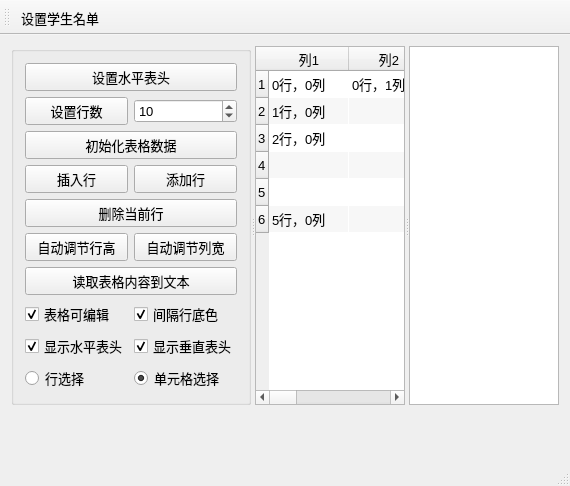
<?xml version="1.0" encoding="UTF-8"?>
<ui version="4.0">
 <class>MainWindow</class>
 <widget class="QMainWindow" name="MainWindow">
  <property name="geometry">
   <rect>
    <x>0</x>
    <y>0</y>
    <width>570</width>
    <height>486</height>
   </rect>
  </property>
  <property name="font">
   <font>
    <pointsize>10</pointsize>
   </font>
  </property>
  <property name="windowTitle">
   <string>QTableWidget的使用</string>
  </property>
  <widget class="QWidget" name="centralWidget">
   <layout class="QVBoxLayout" name="verticalLayout">
    <item>
     <widget class="QSplitter" name="splitterMain">
      <widget class="QGroupBox" name="groupBox">
       <property name="maximumSize">
        <size>
         <width>300</width>
         <height>16777215</height>
        </size>
       </property>
       <property name="title">
        <string/>
       </property>
       <layout class="QGridLayout" name="gridLayout">
        <item row="3" column="1">
         <widget class="QPushButton" name="btnAppendRow">
          <property name="text">
           <string>添加行</string>
          </property>
         </widget>
        </item>
        <item row="6" column="0" colspan="2">
         <widget class="QPushButton" name="btnReadToEdit">
          <property name="minimumSize">
           <size>
            <width>0</width>
            <height>25</height>
           </size>
          </property>
          <property name="text">
           <string>读取表格内容到文本</string>
          </property>
         </widget>
        </item>
        <item row="9" column="1">
         <widget class="QRadioButton" name="rBtnSelectItem">
          <property name="text">
           <string>单元格选择</string>
          </property>
          <property name="checked">
           <bool>true</bool>
          </property>
         </widget>
        </item>
        <item row="4" column="0" colspan="2">
         <widget class="QPushButton" name="btnDelCurRow">
          <property name="text">
           <string>删除当前行</string>
          </property>
         </widget>
        </item>
        <item row="3" column="0">
         <widget class="QPushButton" name="btnInsertRow">
          <property name="text">
           <string>插入行</string>
          </property>
         </widget>
        </item>
        <item row="5" column="0">
         <widget class="QPushButton" name="btnAutoHeght">
          <property name="text">
           <string>自动调节行高</string>
          </property>
         </widget>
        </item>
        <item row="7" column="1">
         <widget class="QCheckBox" name="chkBoxRowColor">
          <property name="text">
           <string>间隔行底色</string>
          </property>
          <property name="checked">
           <bool>true</bool>
          </property>
         </widget>
        </item>
        <item row="0" column="0" colspan="2">
         <widget class="QPushButton" name="btnSetHeader">
          <property name="minimumSize">
           <size>
            <width>0</width>
            <height>25</height>
           </size>
          </property>
          <property name="text">
           <string>设置水平表头</string>
          </property>
         </widget>
        </item>
        <item row="8" column="1">
         <widget class="QCheckBox" name="chkBoxHeaderV">
          <property name="text">
           <string>显示垂直表头</string>
          </property>
          <property name="checked">
           <bool>true</bool>
          </property>
         </widget>
        </item>
        <item row="1" column="0">
         <widget class="QPushButton" name="btnSetRows">
          <property name="minimumSize">
           <size>
            <width>0</width>
            <height>25</height>
           </size>
          </property>
          <property name="text">
           <string>设置行数</string>
          </property>
         </widget>
        </item>
        <item row="7" column="0">
         <widget class="QCheckBox" name="chkBoxTabEditable">
          <property name="text">
           <string>表格可编辑</string>
          </property>
          <property name="checked">
           <bool>true</bool>
          </property>
         </widget>
        </item>
        <item row="5" column="1">
         <widget class="QPushButton" name="btnAutoWidth">
          <property name="text">
           <string>自动调节列宽</string>
          </property>
         </widget>
        </item>
        <item row="2" column="0" colspan="2">
         <widget class="QPushButton" name="btnIniData">
          <property name="minimumSize">
           <size>
            <width>0</width>
            <height>25</height>
           </size>
          </property>
          <property name="text">
           <string>初始化表格数据</string>
          </property>
         </widget>
        </item>
        <item row="8" column="0">
         <widget class="QCheckBox" name="chkBoxHeaderH">
          <property name="text">
           <string>显示水平表头</string>
          </property>
          <property name="checked">
           <bool>true</bool>
          </property>
         </widget>
        </item>
        <item row="9" column="0">
         <widget class="QRadioButton" name="rBtnSelectRow">
          <property name="text">
           <string>行选择</string>
          </property>
          <property name="checked">
           <bool>false</bool>
          </property>
         </widget>
        </item>
        <item row="1" column="1">
         <widget class="QSpinBox" name="spinRowCount">
          <property name="minimum">
           <number>2</number>
          </property>
          <property name="value">
           <number>10</number>
          </property>
         </widget>
        </item>
       </layout>
      </widget>
      <widget class="QSplitter" name="splitter">
       <property name="lineWidth">
        <number>2</number>
       </property>
       <widget class="QTableWidget" name="tableInfo">
        <property name="alternatingRowColors">
         <bool>true</bool>
        </property>
        <property name="showGrid">
         <bool>true</bool>
        </property>
        <property name="gridStyle">
         <enum>Qt::NoPen</enum>
        </property>
        <property name="rowCount">
         <number>6</number>
        </property>
        <property name="columnCount">
         <number>5</number>
        </property>
        <attribute name="horizontalHeaderVisible">
         <bool>true</bool>
        </attribute>
        <attribute name="horizontalHeaderDefaultSectionSize">
         <number>80</number>
        </attribute>
        <attribute name="verticalHeaderVisible">
         <bool>true</bool>
        </attribute>
        <attribute name="verticalHeaderDefaultSectionSize">
         <number>27</number>
        </attribute>
        <row/>
        <row/>
        <row/>
        <row/>
        <row/>
        <row/>
        <column>
         <property name="text">
          <string>列1</string>
         </property>
        </column>
        <column>
         <property name="text">
          <string>列2</string>
         </property>
        </column>
        <column>
         <property name="text">
          <string>列3</string>
         </property>
        </column>
        <column/>
        <column/>
        <item row="0" column="0">
         <property name="text">
          <string>0行，0列</string>
         </property>
        </item>
        <item row="0" column="1">
         <property name="text">
          <string>0行，1列</string>
         </property>
        </item>
        <item row="0" column="4">
         <property name="text">
          <string>0行，4列</string>
         </property>
        </item>
        <item row="1" column="0">
         <property name="text">
          <string>1行，0列</string>
         </property>
        </item>
        <item row="2" column="0">
         <property name="text">
          <string>2行，0列</string>
         </property>
        </item>
        <item row="5" column="0">
         <property name="text">
          <string>5行，0列</string>
         </property>
        </item>
        <item row="5" column="4">
         <property name="text">
          <string>5行，4列</string>
         </property>
        </item>
       </widget>
       <widget class="QPlainTextEdit" name="textEdit"/>
      </widget>
     </widget>
    </item>
    <item>
     <widget class="QLabel" name="lblProvince">
      <property name="text">
       <string/>
      </property>
     </widget>
    </item>
   </layout>
  </widget>
  <widget class="QStatusBar" name="statusBar"/>
  <widget class="QToolBar" name="toolBar">
   <property name="windowTitle">
    <string>toolBar</string>
   </property>
   <property name="toolButtonStyle">
    <enum>Qt::ToolButtonTextUnderIcon</enum>
   </property>
   <attribute name="toolBarArea">
    <enum>TopToolBarArea</enum>
   </attribute>
   <attribute name="toolBarBreak">
    <bool>false</bool>
   </attribute>
   <addaction name="actstudent"/>
  </widget>
  <action name="actstudent">
   <property name="checkable">
    <bool>true</bool>
   </property>
   <property name="icon">
    <iconset resource="res.qrc">
     <normaloff>:/images/icons/boy.ico</normaloff>:/images/icons/boy.ico</iconset>
   </property>
   <property name="text">
    <string>设置学生名单</string>
   </property>
   <property name="toolTip">
    <string>设置学生名单</string>
   </property>
   <property name="menuRole">
    <enum>QAction::TextHeuristicRole</enum>
   </property>
  </action>
 </widget>
 <layoutdefault spacing="6" margin="11"/>
 <resources>
  <include location="res.qrc"/>
 </resources>
 <connections/>
</ui>
